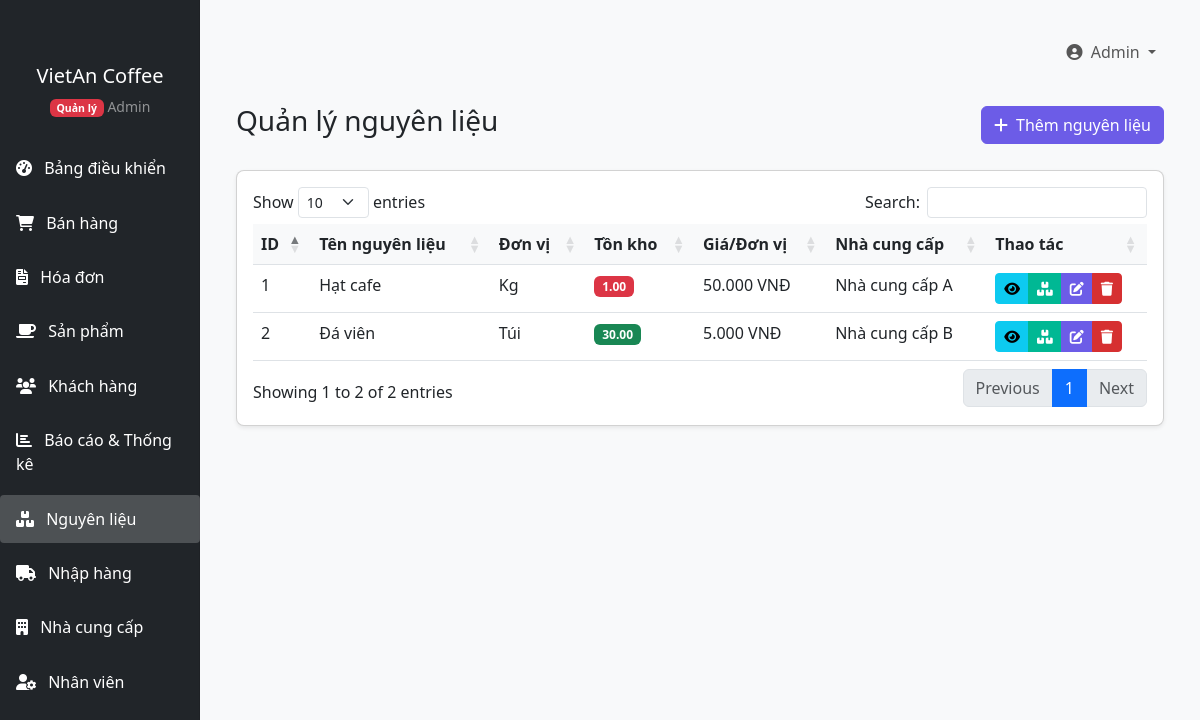
The app's page /QuanLyCafe/index.php?page=ingredients (signed in) with its own data.
### tables this page shows
CREATE TABLE `ingredients` (
  `id` int(11) NOT NULL,
  `name` varchar(100) NOT NULL,
  `unit` varchar(20) NOT NULL,
  `stock_quantity` decimal(10,2) DEFAULT 0.00,
  `price_per_unit` decimal(10,2) NOT NULL,
  `supplier_id` int(11) DEFAULT NULL,
  `created_at` timestamp NOT NULL DEFAULT current_timestamp(),
  `updated_at` timestamp NOT NULL DEFAULT current_timestamp() ON UPDATE current_timestamp()
);

CREATE TABLE `suppliers` (
  `id` int(11) NOT NULL,
  `name` varchar(100) NOT NULL,
  `email` varchar(100) DEFAULT NULL,
  `phone` varchar(20) DEFAULT NULL,
  `address` text DEFAULT NULL,
  `contact_person` varchar(100) DEFAULT NULL,
  `created_at` timestamp NOT NULL DEFAULT current_timestamp(),
  `updated_at` timestamp NOT NULL DEFAULT current_timestamp() ON UPDATE current_timestamp()
);

### QuanLyCafe/models/Ingredient.php (called while the page is built, shortened)
<?php
class Ingredient {
    private $conn;
    public function __construct($db) {
        $this->conn = $db;
    }
    public function getAll() {
        $query = "SELECT i.*, s.name as supplier_name
                  FROM ingredients i
                  LEFT JOIN suppliers s ON i.supplier_id = s.id
                  ORDER BY i.name ASC";
        $result = $this->conn->query($query);
        return $result->fetch_all(MYSQLI_ASSOC);
    }
}

### QuanLyCafe/includes/functions.php (called while the page is built, shortened)
<?php
function formatCurrency($amount) {
    return number_format($amount, 0, ',', '.') . ' VNĐ';
}

### QuanLyCafe/views/ingredients/index.php (the view)
<?php include 'includes/header.php'; ?>
<div class="container-fluid">
    <div class="d-flex justify-content-between align-items-center mb-4">
        <h1 class="h3">Quản lý nguyên liệu</h1>
        <a href="index.php?page=ingredients&action=create" class="btn btn-primary">
            <i class="fas fa-plus me-1"></i> Thêm nguyên liệu
        </a>
    </div>
    <div class="card">
        <div class="card-body">
            <div class="table-responsive">
                <table class="table table-hover datatable">
                    <thead>
                        <tr>
                            <th>ID</th>
                            <th>Tên nguyên liệu</th>
                            <th>Đơn vị</th>
                            <th>Tồn kho</th>
                            <th>Giá/Đơn vị</th>
                            <th>Nhà cung cấp</th>
                            <th>Thao tác</th>
                        </tr>
                    </thead>
                    <tbody>
                        <?php if (empty($ingredients)): ?>
                            <tr>
                                <td colspan="7" class="text-center">Không có dữ liệu</td>
                            </tr>
                        <?php else: ?>
                            <?php foreach ($ingredients as $item): ?>
                                <tr>
                                    <td><?php echo $item['id']; ?></td>
                                    <td><?php echo $item['name']; ?></td>
                                    <td><?php echo $item['unit']; ?></td>
                                    <td>
                                        <?php if ($item['stock_quantity'] <= 10): ?>
                                            <span class="badge bg-danger"><?php echo $item['stock_quantity']; ?></span>
                                        <?php else: ?>
                                            <span class="badge bg-success"><?php echo $item['stock_quantity']; ?></span>
                                        <?php endif; ?>
                                    </td>
                                    <td><?php echo formatCurrency($item['price_per_unit']); ?></td>
                                    <td><?php echo $item['supplier_name'] ? $item['supplier_name'] : 'N/A'; ?></td>
                                    <td>
                                        <div class="btn-group">
                                            <a href="index.php?page=ingredients&action=view&id=<?php echo $item['id']; ?>" class="btn btn-sm btn-info" data-bs-toggle="tooltip" title="Xem chi tiết">
                                                <i class="fas fa-eye"></i>
                                            </a>
                                            <a href="index.php?page=ingredients&action=update-stock&id=<?php echo $item['id']; ?>" class="btn btn-sm btn-success" data-bs-toggle="tooltip" title="Cập nhật tồn kho">
                                                <i class="fas fa-boxes"></i>
                                            </a>
                                            <a href="index.php?page=ingredients&action=edit&id=<?php echo $item['id']; ?>" class="btn btn-sm btn-primary" data-bs-toggle="tooltip" title="Sửa">
                                                <i class="fas fa-edit"></i>
                                            </a>
                                            <a href="index.php?page=ingredients&action=delete&id=<?php echo $item['id']; ?>" class="btn btn-sm btn-danger btn-delete" data-bs-toggle="tooltip" title="Xóa" onclick="return confirm('Bạn có chắc chắn muốn xóa nguyên liệu này?')">
                                                <i class="fas fa-trash"></i>
                                            </a>
                                        </div>
                                    </td>
                                </tr>
                            <?php endforeach; ?>
                        <?php endif; ?>
                    </tbody>
                </table>
            </div>
        </div>
    </div>
</div>
<?php include 'includes/footer.php'; ?>

### QuanLyCafe/assets/css/style.css (style rules this page uses)
body { font-family: 'Segoe UI', Tahoma, Geneva, Verdana, sans-serif; background-color: #f8f9fa; }
.card { border-radius: 0.5rem; box-shadow: 0 0.125rem 0.25rem rgba(0, 0, 0, 0.075); margin-bottom: 1.5rem; }
.btn-primary { background-color: #6c5ce7; border-color: #6c5ce7; }
.btn-success { background-color: #00b894; border-color: #00b894; }
.btn-danger { background-color: #d63031; border-color: #d63031; }
.table th { font-weight: 600; background-color: #f8f9fa; }

### records on screen
ingredients: id "2", name "Đá viên", unit "Túi", stock_quantity "30.00", price_per_unit "5.000 VNĐ", supplier.name "Nhà cung cấp B"
ingredients: id "1", name "Hạt cafe", unit "Kg", stock_quantity "1.00", price_per_unit "50.000 VNĐ", supplier.name "Nhà cung cấp A"

### other values on screen
getCurrentUserName() "Admin"
